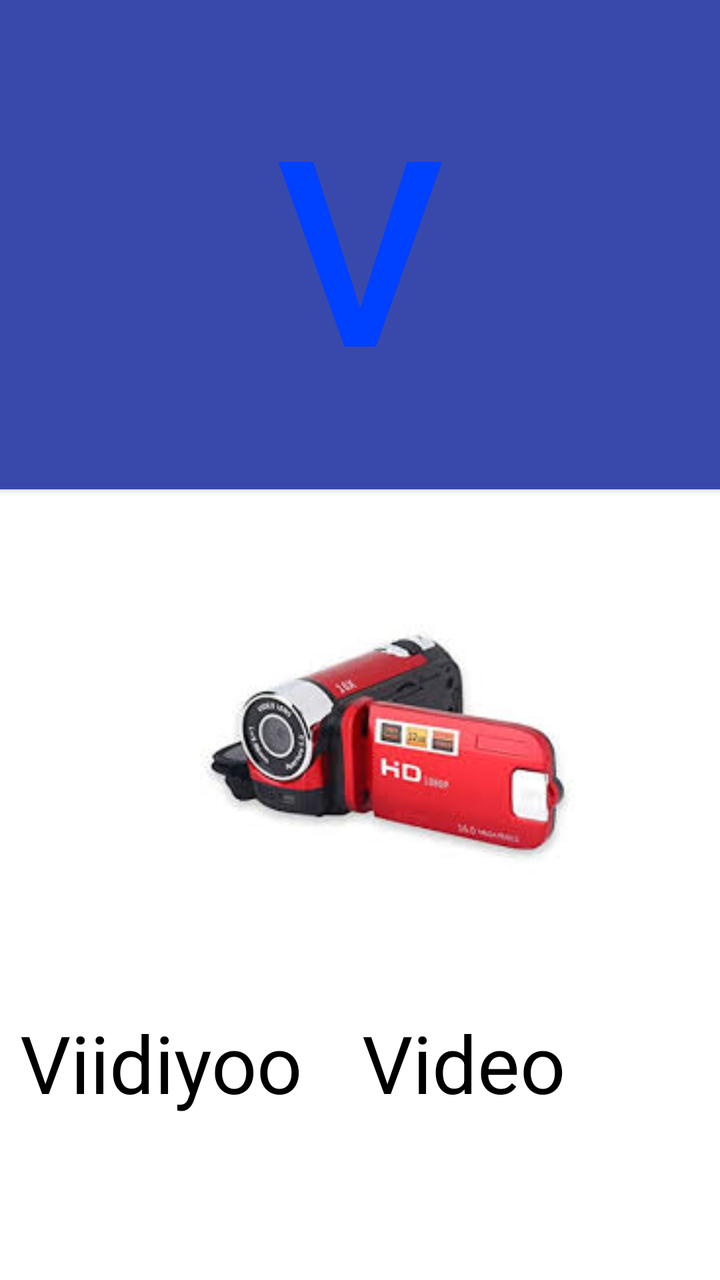
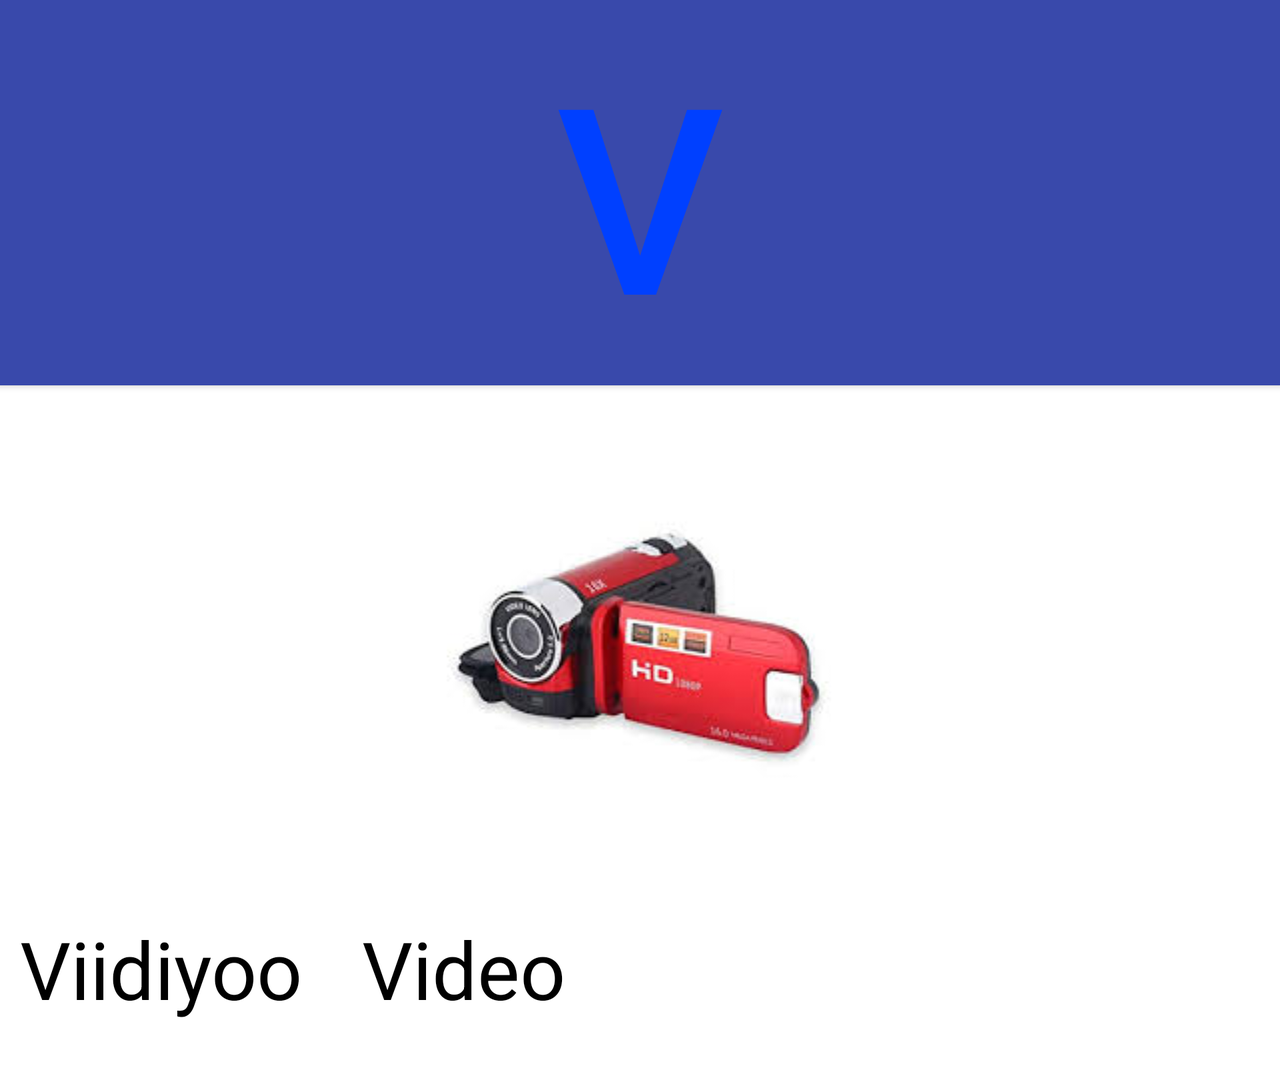

Two renders of one Android screen. The first uses the default layout on a phone; the second uses the alternative layout the repository ships for a different screen configuration, on a matching device. The two XML files are below.
<!-- AndroidManifest.xml: application theme Theme.QubeeOro -->
<!-- res/layout/vv.xml -->
<?xml version="1.0" encoding="utf-8"?>
<LinearLayout xmlns:android="http://schemas.android.com/apk/res/android"
    xmlns:app="http://schemas.android.com/apk/res-auto"
    xmlns:tools="http://schemas.android.com/tools"
    android:layout_width="match_parent"
    android:layout_height="match_parent"
    android:layout_weight="1"
    android:orientation="vertical">

    <LinearLayout
        android:layout_width="match_parent"
        android:layout_height="match_parent"
        android:orientation="vertical"
        android:layout_weight="1"
        >

        <Button
            android:id="@+id/Vaa1"
            android:layout_width="match_parent"
            android:layout_height="wrap_content"
            android:gravity="center"
            android:background="#e6e6ff"
            android:layout_weight="1"
            android:text="V"
            android:onClick="V1"
            android:textColor="@color/d"
            android:textSize="130sp"
            />

        <ImageView
            android:id="@+id/imageView"
            android:layout_width="349dp"
            android:layout_height="168dp"
            android:layout_margin="20dp"
            android:layout_weight="1"
            app:srcCompat="@drawable/viidiyoo"
            tools:layout_editor_absoluteX="3dp"
            tools:layout_editor_absoluteY="4dp" />

        <TextView
            android:id="@+id/textView"
            android:layout_width="match_parent"
            android:layout_height="wrap_content"
            android:layout_marginBottom="30dp"
            android:layout_weight="1"
            android:text=" Viidiyoo   Video"
            android:textColor="#000000"
            android:textDirection="inherit"
            android:textSize="40dp" />

    </LinearLayout>
</LinearLayout>
<!-- resources referenced by this layout -->
<resources>
  <color name="d">#0040ff</color>
  <!-- drawable viidiyoo: jpg bitmap (drawable, 6125 bytes) -->
  <style name="Theme.QubeeOro" parent="Theme.MaterialComponents.DayNight.DarkActionBar">
          
          <item name="colorPrimary">@color/colorPrimary</item>
          <item name="colorPrimaryVariant">@color/colorPrimary</item>
          <item name="colorOnPrimary">@color/whiteText</item>
          
          <item name="colorSecondary">@color/f</item>
          <item name="colorSecondaryVariant">@color/f</item>
          <item name="colorOnSecondary">@color/j</item>
          
          <item name="android:statusBarColor" tools:targetApi="l">?attr/colorPrimaryVariant</item>
          
      </style>
  <color name="colorPrimary">#3949AB</color>
  <color name="whiteText">#ffffff</color>
  <color name="f">#867979</color>
  <color name="j">#000000</color>
</resources>
<!-- res/layout-land/vv.xml (the repository's variant of the layout above) -->
<!-- drawn on the phone turned sideways -->
<?xml version="1.0" encoding="utf-8"?>
<ScrollView xmlns:android="http://schemas.android.com/apk/res/android"
    xmlns:app="http://schemas.android.com/apk/res-auto"
    xmlns:tools="http://schemas.android.com/tools"
    android:layout_width="match_parent"
    android:layout_height="wrap_content"
    tools:context=".Vv">
    <LinearLayout
        android:layout_width="match_parent"
        android:layout_height="match_parent"
        android:layout_weight="1"
        android:gravity="center"
        android:orientation="vertical">

        <LinearLayout
            android:layout_width="match_parent"
            android:layout_height="match_parent"
            android:orientation="vertical"
            android:layout_weight="1"
            >

            <Button
                android:id="@+id/Vaa1"
                android:layout_width="match_parent"
                android:layout_height="wrap_content"
                android:gravity="center"
                android:background="#e6e6ff"
                android:layout_weight="1"
                android:text="V"
                android:onClick="V1"
                android:textColor="@color/d"
                android:textSize="130sp"
                />

            <ImageView
                android:id="@+id/imageView"
                android:layout_width="match_parent"
                android:layout_height="wrap_content"
                android:layout_margin="20dp"
                android:layout_weight="1"
                app:srcCompat="@drawable/viidiyoo"
                tools:layout_editor_absoluteX="3dp"
                tools:layout_editor_absoluteY="4dp" />

            <TextView
                android:id="@+id/textView"
                android:layout_width="match_parent"
                android:layout_height="wrap_content"
                android:layout_marginBottom="30dp"
                android:layout_weight="1"
                android:text=" Viidiyoo   Video"
                android:textColor="#000000"
                android:textDirection="inherit"
                android:textSize="40dp" />

        </LinearLayout>
    </LinearLayout>
</ScrollView>
